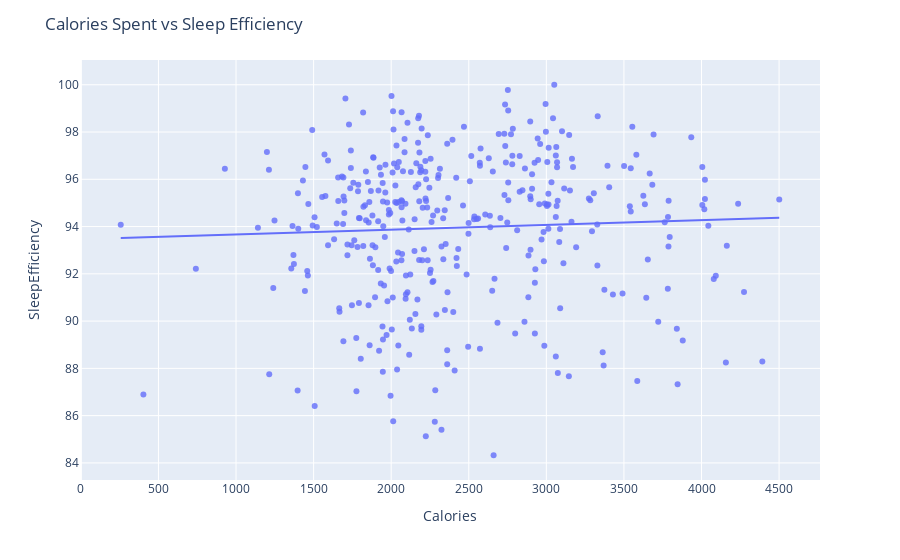

Notebook code cell kept with this figure:
### Code cell
#using iqr_filter
result1_filtered = irq_filter(result1,result1['Calories'],result1['SleepEfficiency'])
fig2 = px.scatter(
    result1_filtered, x='Calories', y='SleepEfficiency',
    hover_data=['Id','Calories','SleepEfficiency','MinutesAsleep','TimeInBed'],
    trendline='ols', opacity=0.8
)
fig2.update_layout(title='Calories Spent vs Sleep Efficiency (IQR Filter)')
fig2.show()

### Figure 1 — Plotly figure (JSON) as saved in the notebook; plotly's stock layout.template omitted (floating-point values rounded to 4 significant figures; data arrays with more than 128 entries replaced by an {"elided": "..."} marker saying what was removed)
{"data": [{"customdata": {"elided": "375x3 int values"}, "hovertemplate": "Calories=%{x}<br>SleepEfficiency=%{y}<br>Id=%{customdata[0]}<br>MinutesAsleep=%{customdata[1]}<br>TimeInBed=%{customdata[2]}<extra></extra>", "legendgroup": "", "marker": {"color": "#636efa", "opacity": 0.8, "symbol": "circle"}, "mode": "markers", "name": "", "orientation": "v", "showlegend": false, "type": "scatter", "x": {"elided": "375 int values"}, "xaxis": "x", "y": {"elided": "375 float values"}, "yaxis": "y"}, {"hovertemplate": "<b>OLS trendline</b><br>SleepEfficiency = 0.000202726 * Calories + 93.4597<br>R<sup>2</sup>=0.002297<br><br>Calories=%{x}<br>SleepEfficiency=%{y} <b>(trend)</b><extra></extra>", "legendgroup": "", "marker": {"color": "#636efa", "symbol": "circle"}, "mode": "lines", "name": "", "showlegend": false, "type": "scatter", "x": {"elided": "375 int values"}, "xaxis": "x", "y": {"elided": "375 float values"}, "yaxis": "y"}], "layout": {"legend": {"tracegroupgap": 0}, "margin": {"t": 60}, "title": {"text": "Calories Spent vs Sleep Efficiency"}, "xaxis": {"anchor": "y", "domain": [0, 1], "title": {"text": "Calories"}}, "yaxis": {"anchor": "x", "domain": [0, 1], "title": {"text": "SleepEfficiency"}}}}
